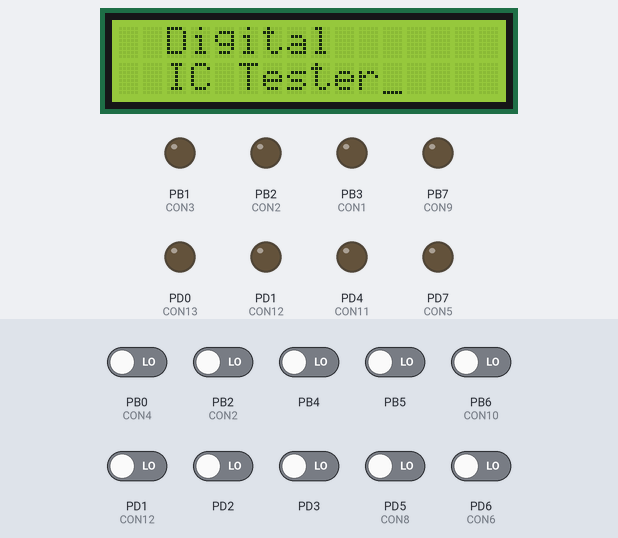
This program was run on a simulated ATmega8, built with avr-gcc and emulated at 1 MHz. Parts: 16×2 character LCD, output pins drawn as LEDs (lit = HIGH). Wiring (inferred from the names in the program): character LCD (HD44780): RS PC5; R/W PC6; E PC4; data PC3, PC2, PC1, PC0. The inputs (shaded band) are chosen by the test bench; at power-on: PB0 (CON4), PB2 (CON2), PB4, PB5, PB6 (CON10), PD1 (CON12), PD2, PD3, PD5 (CON8), PD6 (CON6) LOW. Pins used as bus, display or sensor lines are not drawn.

Above: at 1.2 s.
1.3 s: PD2 driven HIGH
At 2.1 s:
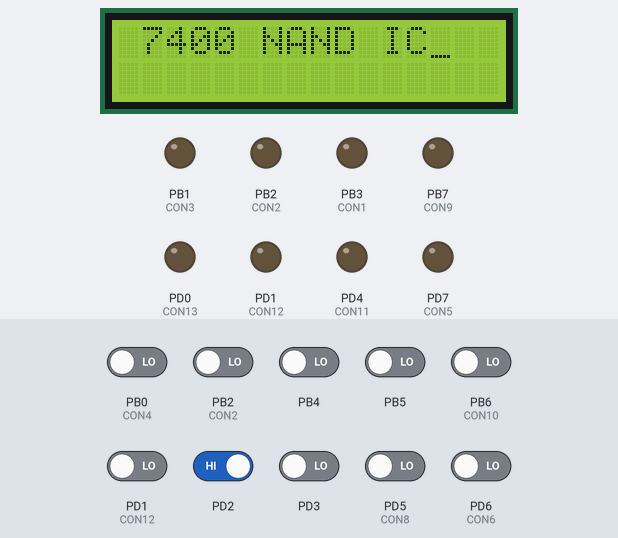
2.9 s: PD3 driven HIGH
At 4.1 s:
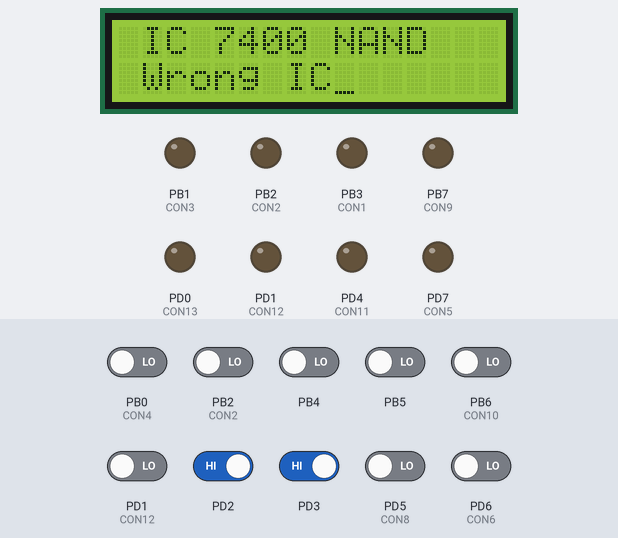
4.6 s: PD2 driven LOW
At 5.4 s:
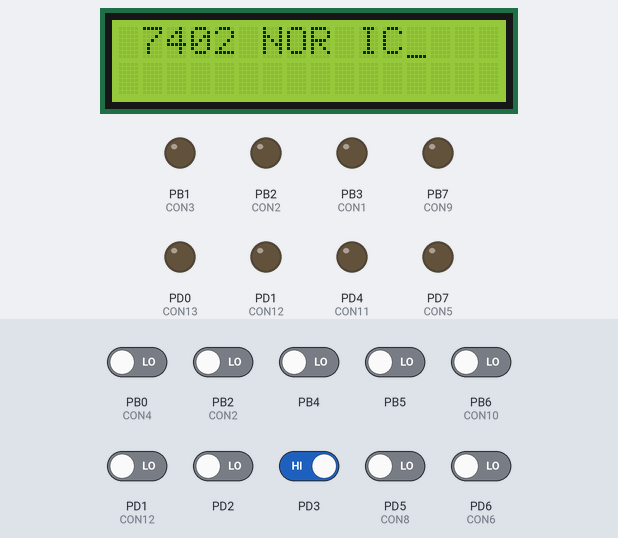
6.2 s: PD3 driven LOW
At 7.4 s:
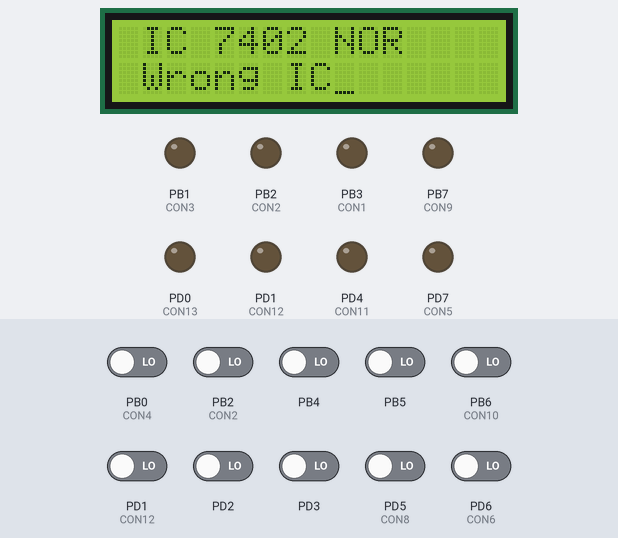
7.9 s: PD2 driven HIGH
At 9.1 s:
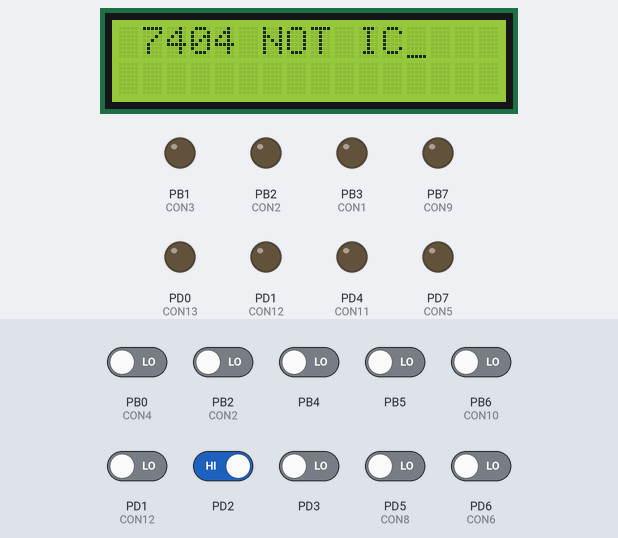
9.5 s: PD3 driven HIGH
At 10.9 s:
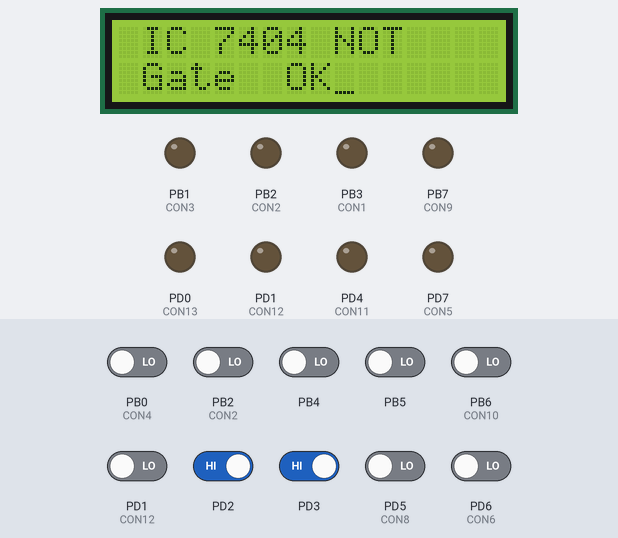
Timing chart, 0 to 12.2 s (numbered marks = the images above; inputs shaded):
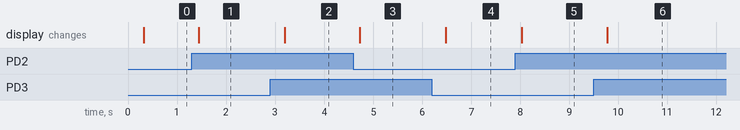

Measured:
- after the input at 1.3 s, the display: changes after 0.14 s (image 1)
- after the input at 2.9 s, the display: changes after 0.29 s (image 2)
- after the input at 4.6 s, the display: changes after 0.13 s (image 3)
- after the input at 6.2 s, the display: changes after 0.28 s (image 4)
- after the input at 7.9 s, the display: changes after 0.13 s (image 5)
- after the input at 9.5 s, the display: changes after 0.28 s (image 6)

The program:

main.c
```c
/*
 * IC.c
 *
 * Created: 09-03-2016 11:41:23 PM
 * Author : Montya
 */
#include <avr/io.h>
#include "lcd.h"
#include "util/delay.h"
#include "avr/interrupt.h"
#include "connections.h"
#define TOTAL_MODES 7	//total number of modes
static uint8_t mode=-1;

void IC_7408();
void IC_7432();
void IC_7486();
void IC_7400();
void IC_7404();
void IC_7402();
void IC_Result(uint8_t,uint8_t,uint8_t,uint8_t);
void findIC();

ISR(INT0_vect)
{
	mode++;
	lcd_clear();
	lcd_cursor(1,2);
	switch(mode%TOTAL_MODES)
	{
		case 0:lcd_string("7400 NAND IC");break;
		case 1:lcd_string("7402 NOR IC");break;
		case 2:lcd_string("7404 NOT IC");break;
		case 3:lcd_string("7408 AND IC");break;
		case 4:lcd_string("7432 OR IC");break;
		case 5:lcd_string("7486 EXOR IC");break;
		case 6:lcd_string("Find IC");break;

	}
}
ISR(INT1_vect)
{
	lcd_clear();
	lcd_cursor(1,2);
	switch(mode%TOTAL_MODES)
	{
		case 0: IC_7400();break;
		case 1: IC_7402();break;
		case 2: IC_7404();break;
		case 3: IC_7408();break;
		case 4: IC_7432();break;
		case 5: IC_7486();break;
		case 6: findIC();break;
	}

}

void Init_Type1()		// 1 & 2 Inputs and 3 Output pattern IC
{
	//Gate 1
	CON1DDR |= (1<<CON1);	//output from controller and input of ic
	CON2DDR |= (1<<CON2);	//output from controller and input of ic
	CON3DDR &= ~(1<<CON3);	//input  to controller and output of ic
	CON3PORT &=~(1<<CON3);
	//DDRD &= ~(1 << PD2);        // see comment #1
	//Gate 2
	CON4DDR |= (1<<CON4);	//output from controller and input of ic
	CON5DDR |= (1<<CON5);	//output from controller and input of ic
	CON6DDR &= ~(1<<CON6);	//input  to controller and output of ic
	CON6PORT &=~(1<<CON6);
	//Gate 3
	CON10DDR |= (1<<CON10);	//output from controller and input of ic
	CON9DDR |= (1<<CON9);	//output from controller and input of ic
	CON8DDR &= ~(1<<CON8);	//input  to controller and output of ic
	CON8PORT &=~(1<<CON8);
	//Gate 4
	CON13DDR |= (1<<CON13);	//output from controller and input of ic
	CON12DDR |= (1<<CON12);	//output from controller and input of ic
	CON11DDR &= ~(1<<CON11);	//input  to controller and output of ic
	CON11PORT &=~(1<<CON11);

}
void Init_Type2()		// 2 & 3 Inputs and 1 Output pattern IC
{
	//Gate 1
	CON1DDR &= ~(1<<CON1);	////input  to controller and output of ic
	CON2DDR |= (1<<CON2);	//output from controller and input of ic
	CON3DDR |= (1<<CON3);	//output from controller and input of ic
	CON1PORT &=~(1<<CON1);
	//DDRD &= ~(1 << PD2);        // see comment #1
	//Gate 2
	CON4DDR &= ~(1<<CON4);	//input  to controller and output of ic
	CON5DDR |= (1<<CON5);	//output from controller and input of ic
	CON6DDR |= (1<<CON6);	//output from controller and input of ic
	CON4PORT &=~(1<<CON4);
	//Gate 3
	CON10DDR &= ~(1<<CON10);	//input  to controller and output of ic
	CON9DDR |= (1<<CON9);	//output from controller and input of ic
	CON8DDR |= (1<<CON8);	//output from controller and input of ic
	CON10PORT &=~(1<<CON10);
	//Gate 4
	CON13DDR &= ~(1<<CON13);	//input  to controller and output of ic
	CON12DDR |= (1<<CON12);	//output from controller and input of ic
	CON11DDR |= (1<<CON11);	//output from controller and input of ic
	CON13PORT &=~(1<<CON13);

}
void Init_Type3()	//1 Input 2 Output of pattern IC
{
	//Gate1
	CON1DDR |= (1<<CON1);		//output from controller and input to ic
	CON2DDR &= ~(1<<CON2);		//input to controller and output from ic
	CON2PORT &= ~(1<<CON2PORT);
	//Gate2
	CON3DDR |= (1<<CON3);		//output from controller and input to ic
	CON4DDR &= ~(1<<CON4);		//input to controller and output from ic
	CON4PORT &= ~(1<<CON4PORT);
	//Gate3
	CON5DDR |= (1<<CON5);		//output from controller and input to ic
	CON6DDR &= ~(1<<CON6);		//input to controller and output from ic
	CON6PORT &= ~(1<<CON6PORT);
	//Gate4
	CON9DDR |= (1<<CON9);		//output from controller and input to ic
	CON8DDR &= ~(1<<CON8);		//input to controller and output from ic
	CON8PORT &= ~(1<<CON8PORT);
	//Gate5
	CON11DDR |= (1<<CON11);		//output from controller and input to ic
	CON10DDR &= ~(1<<CON10);		//input to controller and output from ic
	CON10PORT &= ~(1<<CON10PORT);
	//Gate6
	CON13DDR |= (1<<CON13);		//output from controller and input to ic
	CON12DDR &= ~(1<<CON12);		//input to controller and output from ic
	CON12PORT &= ~(1<<CON12PORT);
}

void put_signal_type1(uint8_t o1,uint8_t o2,uint8_t gate)	//output signals from controller and inputs to ic
{
	switch(gate)
	{
	case 1:
			if(o1==1)
			CON1PORT |= (1<<CON1);
			else
			CON1PORT &= ~(1<<CON1);

			if(o2==1)
			CON2PORT |= (1<<CON2);
			else
			CON2PORT &= ~(1<<CON2);

			break;

	case 2:
			if(o1==1)
			CON4PORT |= (1<<CON4);
			else
			CON4PORT &= ~(1<<CON4);

			if(o2==1)
			CON5PORT |= (1<<CON5);
			else
			CON5PORT &= ~(1<<CON5);

			break;

	case 3:
			if(o1==1)
			CON10PORT |= (1<<CON10);
			else
			CON10PORT &= ~(1<<CON10);

			if(o2==1)
			CON9PORT |= (1<<CON9);
			else
			CON9PORT &= ~(1<<CON9);

			break;

	case 4:
			if(o1==1)
			CON13PORT |= (1<<CON13);
			else
			CON13PORT &= ~(1<<CON13);

			if(o2==1)
			CON12PORT |= (1<<CON12);
			else
			CON12PORT &= ~(1<<CON12);

			break;
	}
}
void put_signal_type2(uint8_t o1,uint8_t o2,uint8_t gate)	//output signals from controller and inputs to ic
{
	switch(gate)
	{
		case 1:
		if(o1==1)
		CON2PORT |= (1<<CON2);
		else
		CON2PORT &= ~(1<<CON2);

		if(o2==1)
		CON3PORT |= (1<<CON3);
		else
		CON3PORT &= ~(1<<CON3);

		break;

		case 2:
		if(o1==1)
		CON5PORT |= (1<<CON5);
		else
		CON5PORT &= ~(1<<CON5);

		if(o2==1)
		CON6PORT |= (1<<CON6);
		else
		CON6PORT &= ~(1<<CON6);

		break;

		case 3:
		if(o1==1)
		CON8PORT |= (1<<CON8);
		else
		CON8PORT &= ~(1<<CON8);

		if(o2==1)
		CON9PORT |= (1<<CON9);
		else
		CON9PORT &= ~(1<<CON9);

		break;

		case 4:
		if(o1==1)
		CON11PORT |= (1<<CON11);
		else
		CON11PORT &= ~(1<<CON11);

		if(o2==1)
		CON12PORT |= (1<<CON12);
		else
		CON12PORT &= ~(1<<CON12);

		break;
	}
}
void put_signal_type3(uint8_t o1,uint8_t gate)
{
	switch(gate)
	{
		case 1:if(o1 == 1)
			CON1PORT |= (1<<CON1);
			else
			CON1PORT &= ~(1<<CON1);
			break;
	case 2:if(o1 == 1)
			CON3PORT |= (1<<CON3);
			else
			CON3PORT &= ~(1<<CON3);
			break;
	case 3:if(o1 == 1)
			CON5PORT |= (1<<CON5);
			else
			CON5PORT &= ~(1<<CON5);
			break;
	case 4:if(o1 == 1)
			CON9PORT |= (1<<CON9);
			else
			CON9PORT &= ~(1<<CON9);
			break;
	case 5:if(o1 == 1)
			CON11PORT |= (1<<CON11);
			else
			CON11PORT &= ~(1<<CON11);
			break;
	case 6:if(o1 == 1)
			CON13PORT |= (1<<CON13);
			else
			CON13PORT &= ~(1<<CON13);
			break;
	}
}

uint8_t get_signal_type1(uint8_t gate)		// get outputs from ic
{
	switch(gate)
	{
		case 1: if(CON3PIN & (1<<CON3)) return 1;else return 0;break;
		case 2: if(CON6PIN & (1<<CON6)) return 1;else return 0;break;
		case 3: if(CON8PIN & (1<<CON8)) return 1;else return 0;break;
		case 4: if(CON11PIN & (1<<CON11)) return 1;else return 0;break;
	}
	return 0;
}
uint8_t get_signal_type2(uint8_t gate)		// get outputs from ic
{
	switch(gate)
	{
		case 1: if(CON1PIN & (1<<CON1)) return 1;else return 0;break;
		case 2: if(CON4PIN & (1<<CON4)) return 1;else return 0;break;
		case 3: if(CON10PIN & (1<<CON10)) return 1;else return 0;break;
		case 4: if(CON13PIN & (1<<CON13)) return 1;else return 0;break;
	}
	return 0;
}
uint8_t get_signal_type3(uint8_t gate)
{
	switch(gate)
	{
		case 1:if(CON2PIN & (1<<CON2)) return 1;else return 0;break;
		case 2:if(CON4PIN & (1<<CON4)) return 1;else return 0;break;
		case 3:if(CON6PIN & (1<<CON6)) return 1;else return 0;break;
		case 4:if(CON8PIN & (1<<CON8)) return 1;else return 0;break;
		case 5:if(CON10PIN & (1<<CON10)) return 1;else return 0;break;
		case 6:if(CON12PIN & (1<<CON12)) return 1;else return 0;break;
	}
}

uint8_t Check_gate_type1(uint8_t t1,uint8_t t2,uint8_t t3,uint8_t t4,uint8_t gate) //t1,t2,t3,t4 are valid outputs from ic
{
	uint8_t ticks=0;

	put_signal_type1(0,0,gate);
	_delay_ms(3);
	if(get_signal_type1(gate) == t1)
	ticks++;
	//lcd_print(1,2,get_signal_type1(gate),1);

	put_signal_type1(0,1,gate);
	_delay_ms(3);
	if(get_signal_type1(gate) == t2)
	ticks++;
	//lcd_print(1,3,get_signal_type1(gate),1);

	put_signal_type1(1,0,gate);
	_delay_ms(3);
	if(get_signal_type1(gate) == t3)
	ticks++;
	//lcd_print(1,4,get_signal_type1(gate),1);

	put_signal_type1(1,1,gate);
	_delay_ms(3);
	if(get_signal_type1(gate) == t4)
	ticks++;
	//lcd_print(1,5,get_signal_type1(gate),1);

	put_signal_type1(0,0,gate);
	_delay_ms(3);

	return ticks;
}
uint8_t Check_gate_type2(uint8_t t1,uint8_t t2,uint8_t t3,uint8_t t4,uint8_t gate) //t1,t2,t3,t4 are valid outputs from ic
{
	uint8_t ticks=0;

	put_signal_type2(0,0,gate);
	_delay_ms(3);
	if(get_signal_type2(gate) == t1)
	ticks++;
	//lcd_print(1,2,get_signal_type1(gate),1);

	put_signal_type2(0,1,gate);
	_delay_ms(3);
	if(get_signal_type2(gate) == t2)
	ticks++;
	//lcd_print(1,3,get_signal_type1(gate),1);

	put_signal_type2(1,0,gate);
	_delay_ms(3);
	if(get_signal_type2(gate) == t3)
	ticks++;
	//lcd_print(1,4,get_signal_type1(gate),1);

	put_signal_type2(1,1,gate);
	_delay_ms(3);
	if(get_signal_type2(gate) == t4)
	ticks++;
	//lcd_print(1,5,get_signal_type1(gate),1);

	put_signal_type2(0,0,gate);
	_delay_ms(3);

	return ticks;
}
uint8_t Check_gate_type3(uint8_t t1,uint8_t t2,uint8_t gate)
{
	uint8_t ticks=0;
	put_signal_type3(0,gate);
	_delay_ms(3);
	if(get_signal_type3(gate) == t1)
	ticks++;


	put_signal_type3(1,gate);
	_delay_ms(3);
	if(get_signal_type3(gate) == t2)
	ticks++;

	put_signal_type3(0,gate);
	_delay_ms(3);

	return ticks;
}

void IC_7408()
{
	uint8_t g1=0,g2=0,g3=0,g4=0; //1 means gates are working fine and 0 means not fine
	lcd_string("IC 7408 AND");
	lcd_cursor(2,2);
	//send output from controller as inputs to ic
	Init_Type1();

	if(Check_gate_type1(0,0,0,1,1) == 4)
	g1 = 1;
	if(Check_gate_type1(0,0,0,1,2) == 4)
	g2 = 1;
	if(Check_gate_type1(0,0,0,1,3) == 4)
	g3 = 1;
	if(Check_gate_type1(0,0,0,1,4) == 4)
	g4 = 1;
	IC_Result(g1,g2,g3,g4);

}
void IC_7432()
{
	uint8_t g1=0,g2=0,g3=0,g4=0; //1 means gates are working fine and 0 means not fine

		lcd_string("IC 7432 OR");
		lcd_cursor(2,2);
		//send output from controller as inputs to ic
		Init_Type1();

		if(Check_gate_type1(0,1,1,1,1) == 4)
			g1 = 1;
		if(Check_gate_type1(0,1,1,1,2) == 4)
			g2 = 1;
		if(Check_gate_type1(0,1,1,1,3) == 4)
			g3 = 1;
		if(Check_gate_type1(0,1,1,1,4) == 4)
			g4 = 1;
		IC_Result(g1,g2,g3,g4);

}
void IC_7486()
{
	uint8_t g1=0,g2=0,g3=0,g4=0; //1 means gates are working fine and 0 means not fine

		//send output from controller as inputs to ic
		Init_Type1();
		lcd_string("IC 7486 XOR");
		lcd_cursor(2,2);
		if(Check_gate_type1(0,1,1,0,1) == 4)
			g1 = 1;
		if(Check_gate_type1(0,1,1,0,2) == 4)
			g2 = 1;
		if(Check_gate_type1(0,1,1,0,3) == 4)
			g3 = 1;
		if(Check_gate_type1(0,1,1,0,4) == 4)
			g4 = 1;
		IC_Result(g1,g2,g3,g4);
}
void IC_7400()
{
	uint8_t g1=0,g2=0,g3=0,g4=0; //1 means gates are working fine and 0 means not fine
		//send output from controller as inputs to ic
		Init_Type1();
		lcd_string("IC 7400 NAND");
		lcd_cursor(2,2);
		if(Check_gate_type1(1,1,1,0,1) == 4)
			g1 = 1;
		if(Check_gate_type1(1,1,1,0,2) == 4)
			g2 = 1;
		if(Check_gate_type1(1,1,1,0,3) == 4)
			g3 = 1;
		if(Check_gate_type1(1,1,1,0,4) == 4)
			g4 = 1;
		IC_Result(g1,g2,g3,g4);
}
void IC_7404()
{
	uint8_t g1=0,g2=0,g3=0,g4=0,g5=0,g6=0; //1 means gates are working fine and 0 means not fine

		lcd_string("IC 7404 NOT");
		lcd_cursor(2,2);
		//send output from controller as inputs to ic
		Init_Type3();

		if(Check_gate_type3(1,0,1) == 2)
			g1 = 1;
		if(Check_gate_type3(1,0,2) == 2)
			g2 = 1;
		if(Check_gate_type3(1,0,3) == 2)
			g3 = 1;
		if(Check_gate_type3(1,0,4) == 2)
			g4 = 1;
		if(Check_gate_type3(1,0,5) == 2)
			g5 = 1;
		if(Check_gate_type3(1,0,6) == 2)
			g6 = 1;

		if(g1 == 1 && g2 == 1 && g3 == 1 && g4 == 1 && g5 == 1 && g6 == 1)
			lcd_string("All Gates OK");
		else
		{
				lcd_string("Gate ");
				if(g1 == 1)
				lcd_string("1");
				if(g2 == 1)
				lcd_string("2");
				if(g3 == 1)
				lcd_string("3");
				if(g4 == 1)
				lcd_string("4");
				if(g5 == 1)
				lcd_string("5");
				if(g6 == 1)
				lcd_string("6");
				lcd_string(" OK");
		}


}
void IC_7402()
{
	uint8_t g1=0,g2=0,g3=0,g4=0; //1 means gates are working fine and 0 means not fine
	//send output from controller as inputs to ic
	Init_Type2();
	lcd_string("IC 7402 NOR");
	lcd_cursor(2,2);
	if(Check_gate_type2(1,0,0,0,1) == 4)
	g1 = 1;
	if(Check_gate_type2(1,0,0,0,2) == 4)
	g2 = 1;
	if(Check_gate_type2(1,0,0,0,3) == 4)
	g3 = 1;
	if(Check_gate_type2(1,0,0,0,4) == 4)
	g4 = 1;
	IC_Result(g1,g2,g3,g4);
}

void IC_Result(uint8_t g1,uint8_t g2,uint8_t g3,uint8_t g4)
{

	if(g1 == 1 && g2 == 1 && g3 == 1 && g4 == 1)
		lcd_string("All Gates OK");
	else if(g1 == 0 && g2 == 0 && g3 == 0 && g4 == 0)
		lcd_string("Wrong IC");
	else
	{
		lcd_string("Gate ");
		if(g1 == 1)
		lcd_string("1");
		if(g2 == 1)
		lcd_string("2");
		if(g3 == 1)
		lcd_string("3");
		if(g4 == 1)
		lcd_string("4");
		lcd_string(" OK");
	}
}
void result1()
{
	lcd_clear();
	lcd_cursor(1,2);
	lcd_string("Gt 1:1,2-I/P");
	lcd_cursor(2,2);
	lcd_string("       3-O/P");
}
void findIC()
{
	Init_Type1();
	if(Check_gate_type1(0,0,0,1,1) == 4)
	{
		lcd_string("IC 7408 AND");
		lcd_cursor(2,2);
		lcd_string("Two I/p And");
		_delay_ms(5000);
		result1();
	}
	else if(Check_gate_type1(0,1,1,1,1) == 4)
	{
		lcd_string("IC 7432 OR");
		lcd_cursor(2,2);
		lcd_string("Two I/p OR");
		_delay_ms(5000);
		result1();
	}
	else if(Check_gate_type1(0,1,1,0,1) == 4)
	{
		lcd_string("IC 7486 XOR");
		lcd_cursor(2,2);
		lcd_string("Two I/p XOR");
		_delay_ms(5000);
		result1();
	}
	else if(Check_gate_type1(1,1,1,0,1) == 4)
	{
		lcd_string("IC 7400 NAND");
		lcd_cursor(2,2);
		lcd_string("Two I/p NAND");
		_delay_ms(5000);
		result1();
	}
	else
	{
		Init_Type2();
		_delay_ms(50);
		if(Check_gate_type2(1,0,0,0,1) == 4)
		{
		lcd_string("IC 7402 NOR");
		lcd_cursor(2,2);
		lcd_string("Two I/p NOR");
		}
		else
		{
			lcd_string("IC 7404 NOT");
		}
	}


}

int main(void)
{
	GICR |= (1<<INT0)|(1<<INT1);
	MCUCR |= (0<<ISC01) | (1<<ISC00) | (0<<ISC11) | (1<<ISC10);
	sei();
	lcd_init();
	lcd_home();
	lcd_string("  Digital");
	lcd_cursor(2,2);
	lcd_string(" IC Tester");

	while (1)
    {

    }
}
```

connections.h
```c
/*
 * connections.h
 *
 * Created: 21-04-2016 05:32:42 PM
 *  Author: Montya
 */


#ifndef CONNECTIONS_H_
#define CONNECTIONS_H_


/* Connections to atmega8 */
#define CON1DDR DDRB
#define CON2DDR DDRB
#define CON3DDR DDRB
#define CON4DDR DDRB
#define CON5DDR DDRD
#define CON6DDR DDRD
//#define CON7P gnd
#define CON8DDR DDRD
#define CON9DDR DDRB
#define CON10DDR DDRB
#define CON11DDR DDRD
#define CON12DDR DDRD
#define CON13DDR DDRD
//#define CON14P vcc

#define CON1PORT PORTB
#define CON2PORT PORTB
#define CON3PORT PORTB
#define CON4PORT PORTB
#define CON5PORT PORTD
#define CON6PORT PORTD
//#define CON7P gnd
#define CON8PORT PORTD
#define CON9PORT PORTB
#define CON10PORT PORTB
#define CON11PORT PORTD
#define CON12PORT PORTD
#define CON13PORT PORTD
//#define CON14P vcc

#define CON1 PB3
#define CON2 PB2
#define CON3 PB1
#define CON4 PB0
#define CON5 PD7
#define CON6 PD6
//#define CON7 gnd
#define CON8 PD5
#define CON9 PB7
#define CON10 PB6
#define CON11 PD4
#define CON12 PD1
#define CON13 PD0
//#define CON14 vcc

#define CON1PIN PINB
#define CON2PIN PINB
#define CON3PIN PINB
#define CON4PIN PINB
#define CON5PIN PIND
#define CON6PIN PIND
//#define CON7 gnd
#define CON8PIN PIND
#define CON9PIN PINB
#define CON10PIN PINB
#define CON11PIN PIND
#define CON12PIN PIND
#define CON13PIN PIND
//#define CON14 vcc


#endif /* CONNECTIONS_H_ */
```

Source omitted: lcd.h (5784 bytes)
